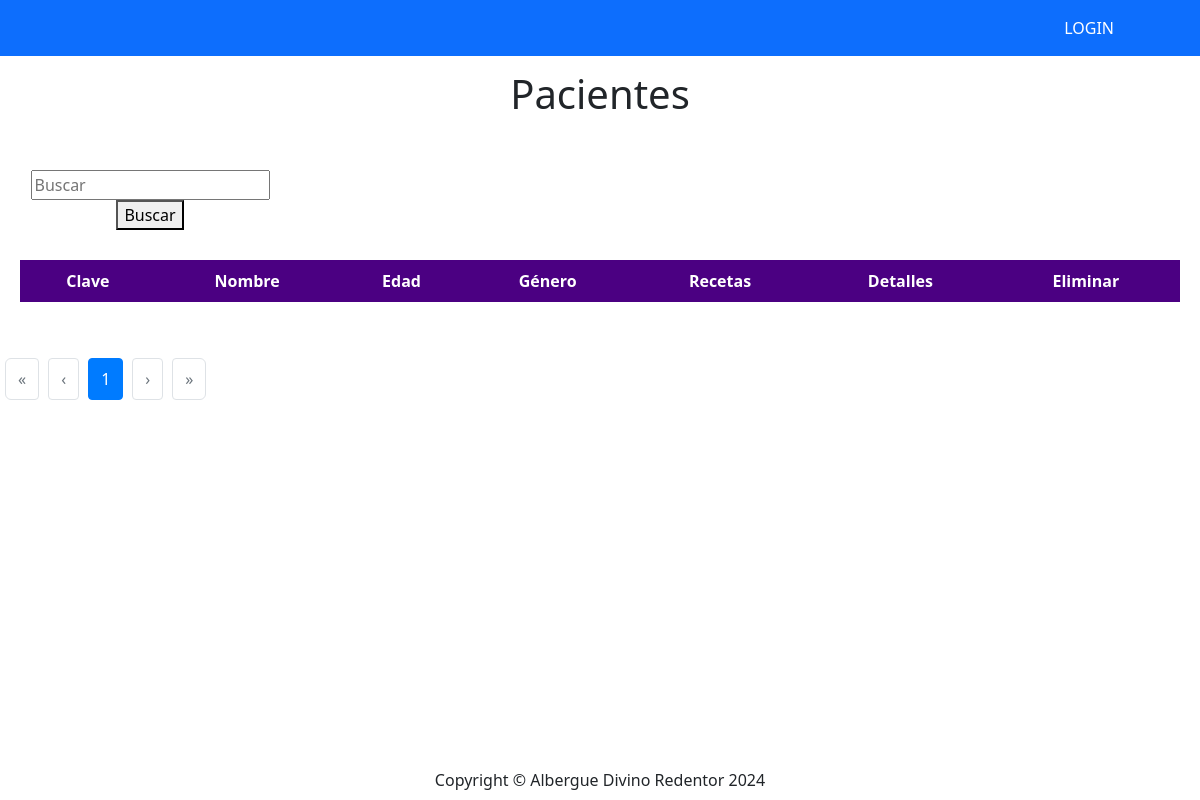
/pacientes/, run on an earlier commit of the app's database.
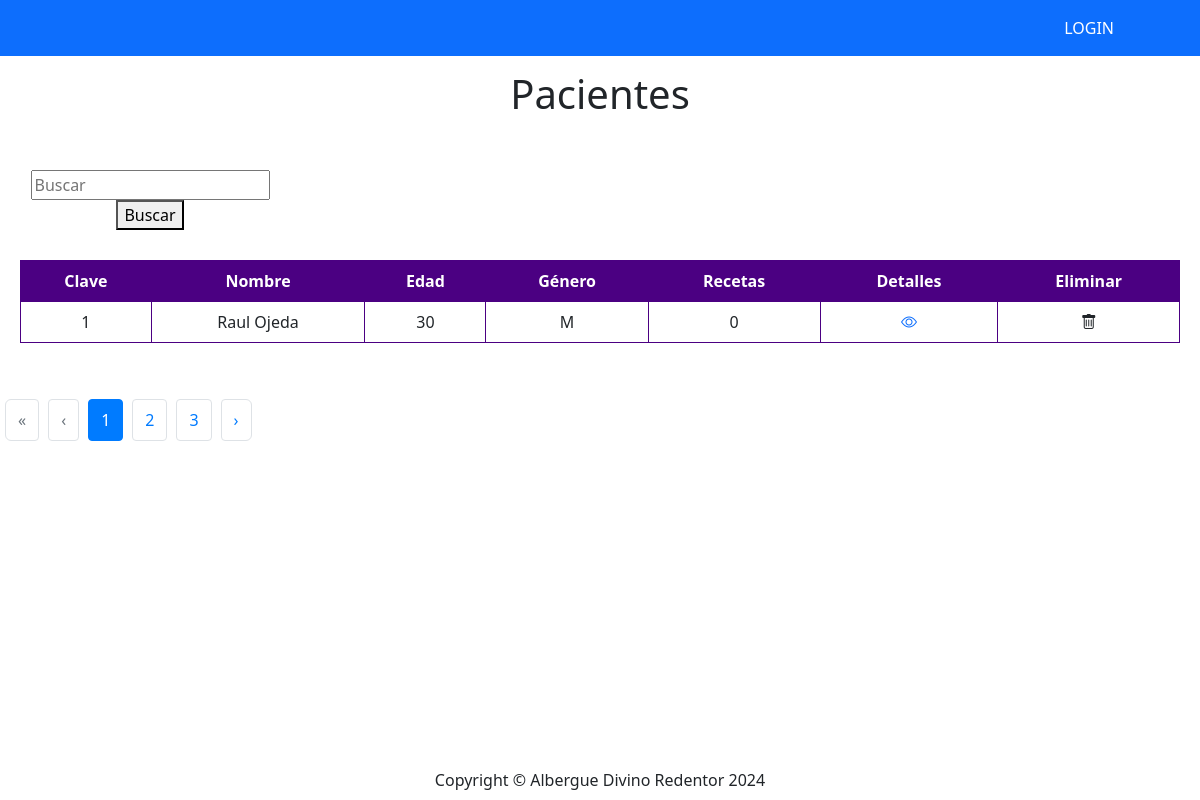
And on a later commit of the database.
### paciente/models.py (models this page shows, shortened)
class Paciente(models.Model):
    id = models.AutoField(primary_key=True)
    nombrePaciente = models.TextField(verbose_name="Nombre")
    apellidoPaciente = models.TextField(verbose_name="Apellido", null=True, blank=True)
    edad = models.IntegerField(verbose_name="Edad")
    genero = models.IntegerField(
        null=False,
        blank=False,
        verbose_name="Genero",
        choices = genero_opcion,
        default=1)
    fotoPaciente = models.ImageField(upload_to="fotoPaciente", blank=True, null=True, verbose_name="Fotografia")
    created = models.DateTimeField(auto_now_add=True)
    updated = models.DateTimeField(auto_now_add=True)
    class Meta:
        verbose_name = "Paciente"
        verbose_name_plural = "Pacientes"
        ordering = ["-id"]

### paciente/views.py (the view)
# urls.py: path('pacientes/', paciente_views.pacientes, name = "Pacientes"),
def pacientes(request):
    query = request.GET.get('busqueda','')
    lista_pacientes =  Paciente.objects.annotate(num_recetas=Count('receta')).only("id","nombrePaciente","apellidoPaciente","edad","genero")
    if query:
        pacientes = pacientes.filter(
            Q(nombrePaciente__icontains=query) |
            Q(apellidoPaciente__icontains=query)
        )
    paginacion = Paginator(lista_pacientes,1)
    pagina = request.GET.get('page')
    try:
        pacientes = paginacion.page(pagina)
    except PageNotAnInteger:
        pacientes = paginacion.page(1)
    except EmptyPage:
        pacientes = paginacion.page(paginacion.num_pages)
    return render(request, "paciente/viewPaciente.html",{'pacientes':pacientes, 'query':query})

### paciente/templates/paciente/viewPaciente.html (shortened to what this page needs)
{% extends "home/base.html" %}
{% block contenido %}
<div class="text-center" style= "padding:10px">
    <h1>Pacientes </h1>
</div>
<container class="container-table">
    <div class="container-button">
        <div class="box">
            <form method="GET" action="{% url 'Pacientes' %}">
    <input type="search" name="busqueda" value="{{query}}" placeholder="Buscar">
    <button  type="submit">Buscar</button>
            </form>
        </div>
    </div>
    <div class= "container-table">
<table class="table table-bordered border-purple text-center align-middle">
    <thead class= "table-purple">
        <tr class="text-white">
            <th>Clave</th>
            <th>Nombre</th>
            <th>Edad</th>
            <th>Género</th>
            <th>Recetas</th>
            <th>Detalles</th>
            <th>Eliminar</th>
        </tr>
    </thead>
    <tboody>
        {% for paciente in pacientes  %}
        <tr>
            <td>{{paciente.id}}</td>
            <td>{{paciente.nombrePaciente}} {{paciente.apellidoPaciente}}</td>
            <td>{{paciente.edad}}</td>
            <td>{{paciente.get_genero_display}}</td>
            <td>{{paciente.num_recetas}}</td>
            <td><a href="{% url "infoPaciente" %}"><i class = "bi bi-eye"></a></i></td>
            <td><i class="bi bi-trash"></i></td>
        </tr>
        {% endfor %}
    </tboody>
</table>
</div>
<div class="pagination">
    <ul class="pagination-list">
        {% if pacientes.has_previous %}
            <li class="page-item">
                <a class="page-link" href="?page=1{% if query %}&q={{ query }}{% endif %}">&laquo;</a>
            </li>
            <li class="page-item">
                <a class="page-link" href="?page={{ pacientes.previous_page_number }}{% if query %}&q={{ query }}{% endif %}">&lsaquo;</a>
            </li>
        {% else %}
            <li class="page-item disabled">
                <span class="page-link">&laquo;</span>
            </li>
            <li class="page-item disabled">
                <span class="page-link">&lsaquo;</span>
            </li>
        {% endif %}
        {% for num in pacientes.paginator.page_range %}
            {% if pacientes.number == num %}
                <li class="page-item active">
                    <span class="page-link">{{ num }}</span>
                </li>
            {% elif num > pacientes.number|add:-3 and num < pacientes.number|add:3 %}
                <li class="page-item">
                    <a class="page-link" href="?page={{ num }}{% if query %}&q={{ query }}{% endif %}">{{ num }}</a>
                </li>
            {% endif %}
        {% endfor %}
        {% if pacientes.has_next %}
            <li class="page-item">
                <a class="page-link" href="?page={{ pacientes.next_page_number }}{% if query %}&q={{ query }}{% endif %}">&rsaquo;</a>
            </li>
        {% else %}
            <li class="page-item disabled">
                <span class="page-link">&rsaquo;</span>
            </li>
            <li class="page-item disabled">
                <span class="page-link">&raquo;</span>
            </li>
        {% endif %}
    </ul>
</div>
</container>
{% endblock  %}

### home/templates/home/base.html (shortened to what this page needs)
<!DOCTYPE html>
<html lang="en">
    <head>
        {% load static %}
        <link href="https://cdn.jsdelivr.net/npm/bootstrap-icons@1.4.1/font/bootstrap-icons.css" rel="stylesheet" />
        <link href="{% static 'home/css/styles.css' %}" rel="stylesheet" />
    </head>
    <body class="d-flex flex-column min-vh-100">
        <nav class="navbar navbar-expand-lg navbar-dark bg-primary mb-1">
            <div class="container px-lg-5">
                <div class="collapse navbar-collapse" id="navbarSupportedContent">
                    <ul class="navbar-nav ms-auto mb-2 mb-lg-0">
                        <li class="nav-item">
                            <a class="nav-link text-white" href="#!">LOGIN</a>
                        </li>
                    </ul>
                </div>
            </div>
        </nav>
        <div class="flex-grow-1">
            {% block contenido %}
            {% endblock contenido %}
        </div>
        <footer class="py-2">
            <div class="container"><p class="m-0 text-center">Copyright &copy; Albergue Divino Redentor 2024</p></div>
        </footer>
    </body>
</html>

What changed in the data, as far as the page shows it:
added Paciente: id "1", nombrePaciente "Raul", apellidoPaciente "Ojeda", edad "30", genero "M", num_recetas "0"
Also different on the page:
new list line: "2"
new list line: "3"
